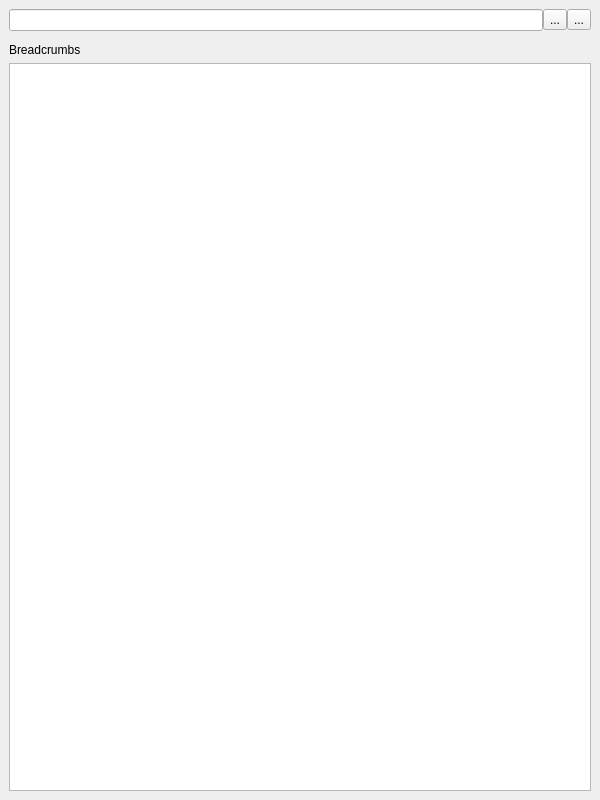
<?xml version="1.0" encoding="UTF-8"?>
<ui version="4.0">
 <class>DockWidget</class>
 <widget class="QDockWidget" name="DockWidget">
  <property name="geometry">
   <rect>
    <x>0</x>
    <y>0</y>
    <width>600</width>
    <height>800</height>
   </rect>
  </property>
  <property name="sizePolicy">
   <sizepolicy hsizetype="Expanding" vsizetype="Expanding">
    <horstretch>2</horstretch>
    <verstretch>2</verstretch>
   </sizepolicy>
  </property>
  <property name="windowTitle">
   <string>DockWidget</string>
  </property>
  <widget class="QWidget" name="dockWidgetContents">
   <property name="sizePolicy">
    <sizepolicy hsizetype="Expanding" vsizetype="Expanding">
     <horstretch>1</horstretch>
     <verstretch>1</verstretch>
    </sizepolicy>
   </property>
   <layout class="QVBoxLayout" name="verticalLayout">
    <item>
     <widget class="QFrame" name="frame">
      <property name="frameShape">
       <enum>QFrame::NoFrame</enum>
      </property>
      <property name="frameShadow">
       <enum>QFrame::Plain</enum>
      </property>
      <layout class="QHBoxLayout" name="horizontalLayout">
       <property name="spacing">
        <number>0</number>
       </property>
       <property name="leftMargin">
        <number>0</number>
       </property>
       <property name="topMargin">
        <number>0</number>
       </property>
       <property name="rightMargin">
        <number>0</number>
       </property>
       <property name="bottomMargin">
        <number>0</number>
       </property>
       <item>
        <widget class="QLineEdit" name="sc_tree_search">
         <property name="clearButtonEnabled">
          <bool>true</bool>
         </property>
        </widget>
       </item>
       <item>
        <widget class="QToolButton" name="sc_add_filter">
         <property name="text">
          <string>...</string>
         </property>
        </widget>
       </item>
       <item>
        <widget class="QToolButton" name="sc_search">
         <property name="text">
          <string>...</string>
         </property>
        </widget>
       </item>
      </layout>
     </widget>
    </item>
    <item>
     <widget class="QWidget" name="filter_widgets" native="true">
      <layout class="QVBoxLayout" name="verticalLayout_2">
       <property name="leftMargin">
        <number>0</number>
       </property>
       <property name="topMargin">
        <number>0</number>
       </property>
       <property name="rightMargin">
        <number>0</number>
       </property>
       <property name="bottomMargin">
        <number>0</number>
       </property>
      </layout>
     </widget>
    </item>
    <item>
     <widget class="QLabel" name="sc_breadcrumbs">
      <property name="text">
       <string>Breadcrumbs</string>
      </property>
      <property name="textFormat">
       <enum>Qt::RichText</enum>
      </property>
     </widget>
    </item>
    <item>
     <widget class="QTreeView" name="sc_tree">
      <property name="minimumSize">
       <size>
        <width>400</width>
        <height>200</height>
       </size>
      </property>
      <property name="baseSize">
       <size>
        <width>600</width>
        <height>400</height>
       </size>
      </property>
     </widget>
    </item>
   </layout>
  </widget>
 </widget>
 <resources/>
 <connections/>
</ui>
